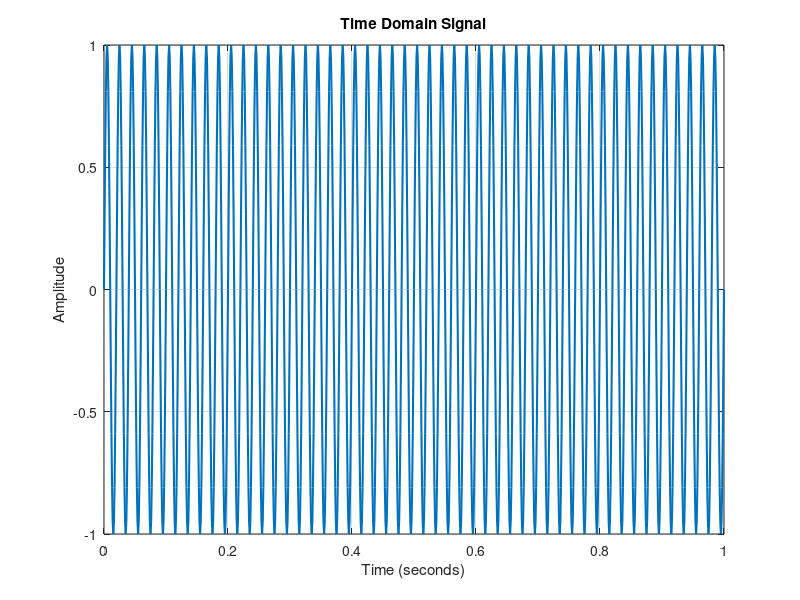
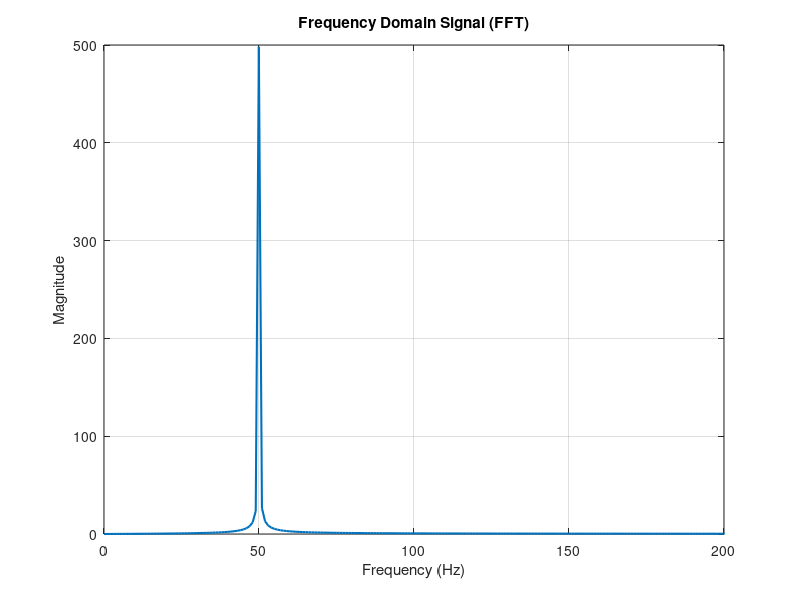

MATLAB code to generate these figures, in order:
% Signal Analysis using MATLAB
% Author: Roshan Jena
% Description: Time and Frequency Domain Analysis of a Signal

clc;
clear;
close all;

% Parameters
Fs = 1000;           % Sampling frequency (Hz)
t = 0:1/Fs:1;        % Time vector
f = 50;              % Signal frequency (Hz)

% Signal
x = sin(2*pi*f*t);

% Time Domain Plot
figure;
plot(t, x, 'LineWidth', 1.5);
xlabel('Time (seconds)');
ylabel('Amplitude');
title('Time Domain Signal');
grid on;

% Frequency Domain (FFT)
X = fft(x);
N = length(X);
f_axis = (0:N-1)*(Fs/N);

figure;
plot(f_axis, abs(X), 'LineWidth', 1.5);
xlabel('Frequency (Hz)');
ylabel('Magnitude');
title('Frequency Domain Signal (FFT)');
xlim([0 200]);
grid on;

